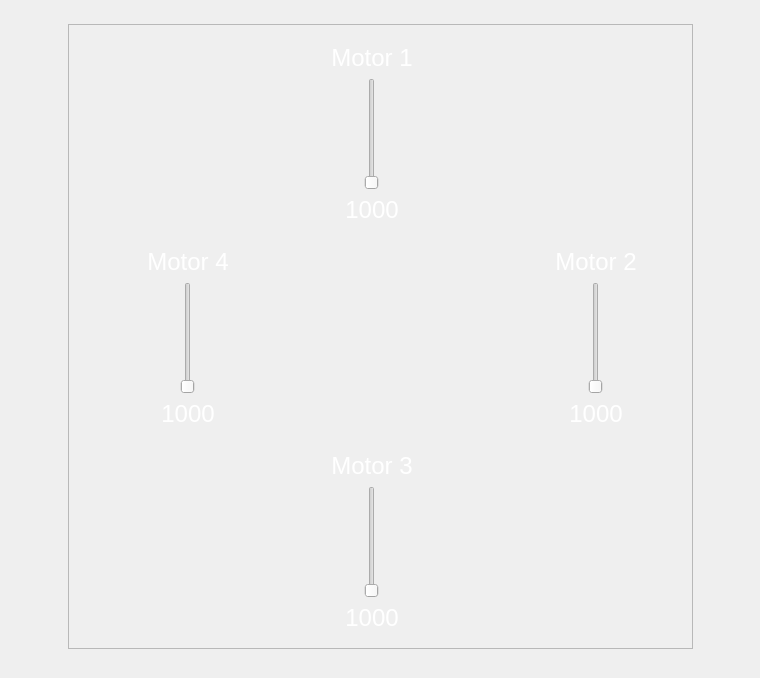
        <widget class="QWidget" name="QuadPlus">
         <layout class="QGridLayout" name="gridLayout_2">
          <item row="0" column="1">
           <spacer name="verticalSpacer_21">
            <property name="orientation">
             <enum>Qt::Vertical</enum>
            </property>
            <property name="sizeHint" stdset="0">
             <size>
              <width>20</width>
              <height>13</height>
             </size>
            </property>
           </spacer>
          </item>
          <item row="1" column="0">
           <spacer name="horizontalSpacer_14">
            <property name="orientation">
             <enum>Qt::Horizontal</enum>
            </property>
            <property name="sizeHint" stdset="0">
             <size>
              <width>57</width>
              <height>20</height>
             </size>
            </property>
           </spacer>
          </item>
          <item row="1" column="1" rowspan="2">
           <widget class="QFrame" name="QuadPlusFrame">
            <property name="sizePolicy">
             <sizepolicy hsizetype="Fixed" vsizetype="Fixed">
              <horstretch>0</horstretch>
              <verstretch>0</verstretch>
             </sizepolicy>
            </property>
            <property name="minimumSize">
             <size>
              <width>625</width>
              <height>625</height>
             </size>
            </property>
            <property name="maximumSize">
             <size>
              <width>625</width>
              <height>625</height>
             </size>
            </property>
            <property name="frameShape">
             <enum>QFrame::StyledPanel</enum>
            </property>
            <property name="frameShadow">
             <enum>QFrame::Raised</enum>
            </property>
            <layout class="QGridLayout" name="gridLayout_5">
             <item row="0" column="1" colspan="2">
              <widget class="QFrame" name="QuadPlus1">
               <property name="sizePolicy">
                <sizepolicy hsizetype="Fixed" vsizetype="Fixed">
                 <horstretch>0</horstretch>
                 <verstretch>0</verstretch>
                </sizepolicy>
               </property>
               <property name="minimumSize">
                <size>
                 <width>200</width>
                 <height>200</height>
                </size>
               </property>
               <property name="maximumSize">
                <size>
                 <width>200</width>
                 <height>200</height>
                </size>
               </property>
               <property name="styleSheet">
                <string notr="true">QFrame
{
   background-color: rgba(255, 255, 255, 0);
   border-image: url(:/images/resources/CW.png) 0 0 0 0 stretch stretch;
   border-width: 0px;
}</string>
               </property>
               <property name="frameShape">
                <enum>QFrame::StyledPanel</enum>
               </property>
               <property name="frameShadow">
                <enum>QFrame::Raised</enum>
               </property>
               <layout class="QGridLayout" name="gridLayout_10">
                <item row="0" column="0">
                 <widget class="QLabel" name="QuadPlus1Label">
                  <property name="font">
                   <font>
                    <pointsize>18</pointsize>
                   </font>
                  </property>
                  <property name="styleSheet">
                   <string notr="true">color:white;
border-image:none;</string>
                  </property>
                  <property name="text">
                   <string>Motor 1</string>
                  </property>
                  <property name="alignment">
                   <set>Qt::AlignCenter</set>
                  </property>
                 </widget>
                </item>
                <item row="1" column="0">
                 <widget class="QSlider" name="QuadPlus1Motor">
                  <property name="sizePolicy">
                   <sizepolicy hsizetype="Expanding" vsizetype="Expanding">
                    <horstretch>0</horstretch>
                    <verstretch>0</verstretch>
                   </sizepolicy>
                  </property>
                  <property name="styleSheet">
                   <string notr="true">QSlider::groove:vertical{
border: 1px solid #637EB8;
background: white;
width: 30px;
border-radius: 3px;
}
QSlider::add-page:vertical {
background: qlineargradient(x1: 0, y1: 0, x2: 0, y2: 1,
stop: 0 #ABC7EC, stop: 1 #154A98);
border: 1px solid #777;
height: 10px;
border-radius: 4px;
}
QSlider::sub-page:vertical {
background: #fff;
border: 1px solid #154A98;
height: 10px;
border-radius: 4px;
}
QSlider::handle:vertical{
background: qlineargradient(x1:0, y1:0, x2:1, y2:1,
stop:0 #fff, stop:1 #ABC7EC);
border: 1px solid #777;
height: 25px;
margin-left: -8px;
margin-right: -8px;
border-radius: 2px;
}

QSlider::background-color: rgba(255, 255, 255, 0);</string>
                  </property>
                  <property name="minimum">
                   <number>1000</number>
                  </property>
                  <property name="maximum">
                   <number>2000</number>
                  </property>
                  <property name="value">
                   <number>1000</number>
                  </property>
                  <property name="orientation">
                   <enum>Qt::Vertical</enum>
                  </property>
                 </widget>
                </item>
                <item row="1" column="1">
                 <spacer name="QuadPlus1Spacer">
                  <property name="orientation">
                   <enum>Qt::Horizontal</enum>
                  </property>
                  <property name="sizeType">
                   <enum>QSizePolicy::Fixed</enum>
                  </property>
                  <property name="sizeHint" stdset="0">
                   <size>
                    <width>20</width>
                    <height>20</height>
                   </size>
                  </property>
                 </spacer>
                </item>
                <item row="2" column="0">
                 <widget class="QLabel" name="QuadPlus1Value">
                  <property name="font">
                   <font>
                    <pointsize>18</pointsize>
                   </font>
                  </property>
                  <property name="styleSheet">
                   <string notr="true">color:white;
border-image:none;</string>
                  </property>
                  <property name="text">
                   <string>1000</string>
                  </property>
                  <property name="alignment">
                   <set>Qt::AlignCenter</set>
                  </property>
                 </widget>
                </item>
               </layout>
              </widget>
             </item>
             <item row="1" column="0">
              <widget class="QFrame" name="QuadPlus4">
               <property name="sizePolicy">
                <sizepolicy hsizetype="Fixed" vsizetype="Fixed">
                 <horstretch>0</horstretch>
                 <verstretch>0</verstretch>
                </sizepolicy>
               </property>
               <property name="minimumSize">
                <size>
                 <width>200</width>
                 <height>200</height>
                </size>
               </property>
               <property name="maximumSize">
                <size>
                 <width>200</width>
                 <height>200</height>
                </size>
               </property>
               <property name="styleSheet">
                <string notr="true">QFrame
{
   background-color: rgba(255, 255, 255, 0);
   border-image: url(:/images/resources/CCW.png) 0 0 0 0 stretch stretch;
   border-width: 0px;
}</string>
               </property>
               <property name="frameShape">
                <enum>QFrame::StyledPanel</enum>
               </property>
               <property name="frameShadow">
                <enum>QFrame::Raised</enum>
               </property>
               <layout class="QGridLayout" name="gridLayout_9">
                <item row="0" column="1">
                 <widget class="QLabel" name="QuadPlus4Label">
                  <property name="font">
                   <font>
                    <pointsize>18</pointsize>
                   </font>
                  </property>
                  <property name="styleSheet">
                   <string notr="true">color:white;
border-image:none;</string>
                  </property>
                  <property name="text">
                   <string>Motor 4</string>
                  </property>
                  <property name="alignment">
                   <set>Qt::AlignCenter</set>
                  </property>
                 </widget>
                </item>
                <item row="4" column="1">
                 <widget class="QLabel" name="QuadPlus4Value">
                  <property name="font">
                   <font>
                    <pointsize>18</pointsize>
                   </font>
                  </property>
                  <property name="styleSheet">
                   <string notr="true">color:white;
border-image:none;</string>
                  </property>
                  <property name="text">
                   <string>1000</string>
                  </property>
                  <property name="alignment">
                   <set>Qt::AlignCenter</set>
                  </property>
                 </widget>
                </item>
                <item row="1" column="1">
                 <widget class="QSlider" name="QuadPlus4Motor">
                  <property name="sizePolicy">
                   <sizepolicy hsizetype="Expanding" vsizetype="Expanding">
                    <horstretch>0</horstretch>
                    <verstretch>0</verstretch>
                   </sizepolicy>
                  </property>
                  <property name="styleSheet">
                   <string notr="true">QSlider::groove:vertical{
border: 1px solid #637EB8;
background: white;
width: 30px;
border-radius: 3px;
}
QSlider::add-page:vertical {
background: qlineargradient(x1: 0, y1: 0, x2: 0, y2: 1,
stop: 0 #ABC7EC, stop: 1 #154A98);
border: 1px solid #777;
height: 10px;
border-radius: 4px;
}
QSlider::sub-page:vertical {
background: #fff;
border: 1px solid #154A98;
height: 10px;
border-radius: 4px;
}
QSlider::handle:vertical{
background: qlineargradient(x1:0, y1:0, x2:1, y2:1,
stop:0 #fff, stop:1 #ABC7EC);
border: 1px solid #777;
height: 25px;
margin-left: -8px;
margin-right: -8px;
border-radius: 2px;
}

QSlider::background-color: rgba(255, 255, 255, 0);</string>
                  </property>
                  <property name="minimum">
                   <number>1000</number>
                  </property>
                  <property name="maximum">
                   <number>2000</number>
                  </property>
                  <property name="value">
                   <number>1000</number>
                  </property>
                  <property name="orientation">
                   <enum>Qt::Vertical</enum>
                  </property>
                 </widget>
                </item>
                <item row="1" column="0">
                 <spacer name="QuadPlus4Spacer">
                  <property name="orientation">
                   <enum>Qt::Horizontal</enum>
                  </property>
                  <property name="sizeType">
                   <enum>QSizePolicy::Fixed</enum>
                  </property>
                  <property name="sizeHint" stdset="0">
                   <size>
                    <width>20</width>
                    <height>20</height>
                   </size>
                  </property>
                 </spacer>
                </item>
               </layout>
              </widget>
             </item>
             <item row="1" column="1">
              <widget class="QFrame" name="QuadPlusFCB">
               <property name="sizePolicy">
                <sizepolicy hsizetype="Fixed" vsizetype="Fixed">
                 <horstretch>0</horstretch>
                 <verstretch>0</verstretch>
                </sizepolicy>
               </property>
               <property name="minimumSize">
                <size>
                 <width>200</width>
                 <height>200</height>
                </size>
               </property>
               <property name="maximumSize">
                <size>
                 <width>200</width>
                 <height>200</height>
                </size>
               </property>
               <property name="styleSheet">
                <string notr="true">background-color: rgba(255, 255, 255, 0);
image: url(:/images/resources/AQ32Sticker.png);</string>
               </property>
               <property name="frameShape">
                <enum>QFrame::StyledPanel</enum>
               </property>
               <property name="frameShadow">
                <enum>QFrame::Raised</enum>
               </property>
              </widget>
             </item>
             <item row="1" column="2">
              <widget class="QFrame" name="QuadPlus2">
               <property name="sizePolicy">
                <sizepolicy hsizetype="Fixed" vsizetype="Fixed">
                 <horstretch>0</horstretch>
                 <verstretch>0</verstretch>
                </sizepolicy>
               </property>
               <property name="minimumSize">
                <size>
                 <width>200</width>
                 <height>200</height>
                </size>
               </property>
               <property name="maximumSize">
                <size>
                 <width>200</width>
                 <height>200</height>
                </size>
               </property>
               <property name="styleSheet">
                <string notr="true">QFrame
{
   background-color: rgba(255, 255, 255, 0);
   border-image: url(:/images/resources/CCW.png) 0 0 0 0 stretch stretch;
   border-width: 0px;
}</string>
               </property>
               <property name="frameShape">
                <enum>QFrame::StyledPanel</enum>
               </property>
               <property name="frameShadow">
                <enum>QFrame::Raised</enum>
               </property>
               <layout class="QGridLayout" name="gridLayout_11">
                <item row="2" column="1">
                 <widget class="QLabel" name="QuadPlus2Value">
                  <property name="font">
                   <font>
                    <pointsize>18</pointsize>
                   </font>
                  </property>
                  <property name="styleSheet">
                   <string notr="true">color:white;
border-image:none;</string>
                  </property>
                  <property name="text">
                   <string>1000</string>
                  </property>
                  <property name="alignment">
                   <set>Qt::AlignCenter</set>
                  </property>
                 </widget>
                </item>
                <item row="0" column="1">
                 <widget class="QLabel" name="QuadPlus2Label">
                  <property name="font">
                   <font>
                    <pointsize>18</pointsize>
                   </font>
                  </property>
                  <property name="styleSheet">
                   <string notr="true">color:white;
border-image:none;</string>
                  </property>
                  <property name="text">
                   <string>Motor 2</string>
                  </property>
                  <property name="alignment">
                   <set>Qt::AlignCenter</set>
                  </property>
                 </widget>
                </item>
                <item row="1" column="1">
                 <widget class="QSlider" name="QuadPlus2Motor">
                  <property name="sizePolicy">
                   <sizepolicy hsizetype="Expanding" vsizetype="Expanding">
                    <horstretch>0</horstretch>
                    <verstretch>0</verstretch>
                   </sizepolicy>
                  </property>
                  <property name="styleSheet">
                   <string notr="true">QSlider::groove:vertical{
border: 1px solid #637EB8;
background: white;
width: 30px;
border-radius: 3px;
}
QSlider::add-page:vertical {
background: qlineargradient(x1: 0, y1: 0, x2: 0, y2: 1,
stop: 0 #ABC7EC, stop: 1 #154A98);
border: 1px solid #777;
height: 10px;
border-radius: 4px;
}
QSlider::sub-page:vertical {
background: #fff;
border: 1px solid #154A98;
height: 10px;
border-radius: 4px;
}
QSlider::handle:vertical{
background: qlineargradient(x1:0, y1:0, x2:1, y2:1,
stop:0 #fff, stop:1 #ABC7EC);
border: 1px solid #777;
height: 25px;
margin-left: -8px;
margin-right: -8px;
border-radius: 2px;
}

QSlider::background-color: rgba(255, 255, 255, 0);</string>
                  </property>
                  <property name="minimum">
                   <number>1000</number>
                  </property>
                  <property name="maximum">
                   <number>2000</number>
                  </property>
                  <property name="value">
                   <number>1000</number>
                  </property>
                  <property name="orientation">
                   <enum>Qt::Vertical</enum>
                  </property>
                 </widget>
                </item>
                <item row="1" column="0">
                 <spacer name="QuadPlus2Spacer">
                  <property name="orientation">
                   <enum>Qt::Horizontal</enum>
                  </property>
                  <property name="sizeType">
                   <enum>QSizePolicy::Fixed</enum>
                  </property>
                  <property name="sizeHint" stdset="0">
                   <size>
                    <width>20</width>
                    <height>20</height>
                   </size>
                  </property>
                 </spacer>
                </item>
               </layout>
              </widget>
             </item>
             <item row="2" column="1" colspan="2">
              <widget class="QFrame" name="QuadPlus3">
               <property name="sizePolicy">
                <sizepolicy hsizetype="Fixed" vsizetype="Fixed">
                 <horstretch>0</horstretch>
                 <verstretch>0</verstretch>
                </sizepolicy>
               </property>
               <property name="minimumSize">
                <size>
                 <width>200</width>
                 <height>200</height>
                </size>
               </property>
               <property name="maximumSize">
                <size>
                 <width>200</width>
                 <height>200</height>
                </size>
               </property>
               <property name="styleSheet">
                <string notr="true">QFrame
{
   background-color: rgba(255, 255, 255, 0);
   border-image: url(:/images/resources/CW.png) 0 0 0 0 stretch stretch;
   border-width: 0px;
}</string>
               </property>
               <property name="frameShape">
                <enum>QFrame::StyledPanel</enum>
               </property>
               <property name="frameShadow">
                <enum>QFrame::Raised</enum>
               </property>
               <layout class="QGridLayout" name="gridLayout_12">
                <item row="0" column="0">
                 <widget class="QLabel" name="QuadPlus3Label">
                  <property name="font">
                   <font>
                    <pointsize>18</pointsize>
                   </font>
                  </property>
                  <property name="styleSheet">
                   <string notr="true">color:white;
border-image:none;</string>
                  </property>
                  <property name="text">
                   <string>Motor 3</string>
                  </property>
                  <property name="alignment">
                   <set>Qt::AlignCenter</set>
                  </property>
                 </widget>
                </item>
                <item row="1" column="0">
                 <widget class="QSlider" name="QuadPlus3Motor">
                  <property name="sizePolicy">
                   <sizepolicy hsizetype="Expanding" vsizetype="Expanding">
                    <horstretch>0</horstretch>
                    <verstretch>0</verstretch>
                   </sizepolicy>
                  </property>
                  <property name="styleSheet">
                   <string notr="true">QSlider::groove:vertical{
border: 1px solid #637EB8;
background: white;
width: 30px;
border-radius: 3px;
}
QSlider::add-page:vertical {
background: qlineargradient(x1: 0, y1: 0, x2: 0, y2: 1,
stop: 0 #ABC7EC, stop: 1 #154A98);
border: 1px solid #777;
height: 10px;
border-radius: 4px;
}
QSlider::sub-page:vertical {
background: #fff;
border: 1px solid #154A98;
height: 10px;
border-radius: 4px;
}
QSlider::handle:vertical{
background: qlineargradient(x1:0, y1:0, x2:1, y2:1,
stop:0 #fff, stop:1 #ABC7EC);
border: 1px solid #777;
height: 25px;
margin-left: -8px;
margin-right: -8px;
border-radius: 2px;
}

QSlider::background-color: rgba(255, 255, 255, 0);</string>
                  </property>
                  <property name="minimum">
                   <number>1000</number>
                  </property>
                  <property name="maximum">
                   <number>2000</number>
                  </property>
                  <property name="value">
                   <number>1000</number>
                  </property>
                  <property name="orientation">
                   <enum>Qt::Vertical</enum>
                  </property>
                 </widget>
                </item>
                <item row="1" column="1">
                 <spacer name="QuadPlus3Spacer">
                  <property name="orientation">
                   <enum>Qt::Horizontal</enum>
                  </property>
                  <property name="sizeType">
                   <enum>QSizePolicy::Fixed</enum>
                  </property>
                  <property name="sizeHint" stdset="0">
                   <size>
                    <width>20</width>
                    <height>20</height>
                   </size>
                  </property>
                 </spacer>
                </item>
                <item row="2" column="0">
                 <widget class="QLabel" name="QuadPlus3Value">
                  <property name="font">
                   <font>
                    <pointsize>18</pointsize>
                   </font>
                  </property>
                  <property name="styleSheet">
                   <string notr="true">color:white;
border-image:none;</string>
                  </property>
                  <property name="text">
                   <string>1000</string>
                  </property>
                  <property name="alignment">
                   <set>Qt::AlignCenter</set>
                  </property>
                 </widget>
                </item>
               </layout>
              </widget>
             </item>
            </layout>
           </widget>
          </item>
          <item row="2" column="2">
           <spacer name="horizontalSpacer_15">
            <property name="orientation">
             <enum>Qt::Horizontal</enum>
            </property>
            <property name="sizeHint" stdset="0">
             <size>
              <width>56</width>
              <height>20</height>
             </size>
            </property>
           </spacer>
          </item>
          <item row="3" column="1">
           <spacer name="verticalSpacer_20">
            <property name="orientation">
             <enum>Qt::Vertical</enum>
            </property>
            <property name="sizeHint" stdset="0">
             <size>
              <width>20</width>
              <height>18</height>
             </size>
            </property>
           </spacer>
          </item>
         </layout>
        </widget>
